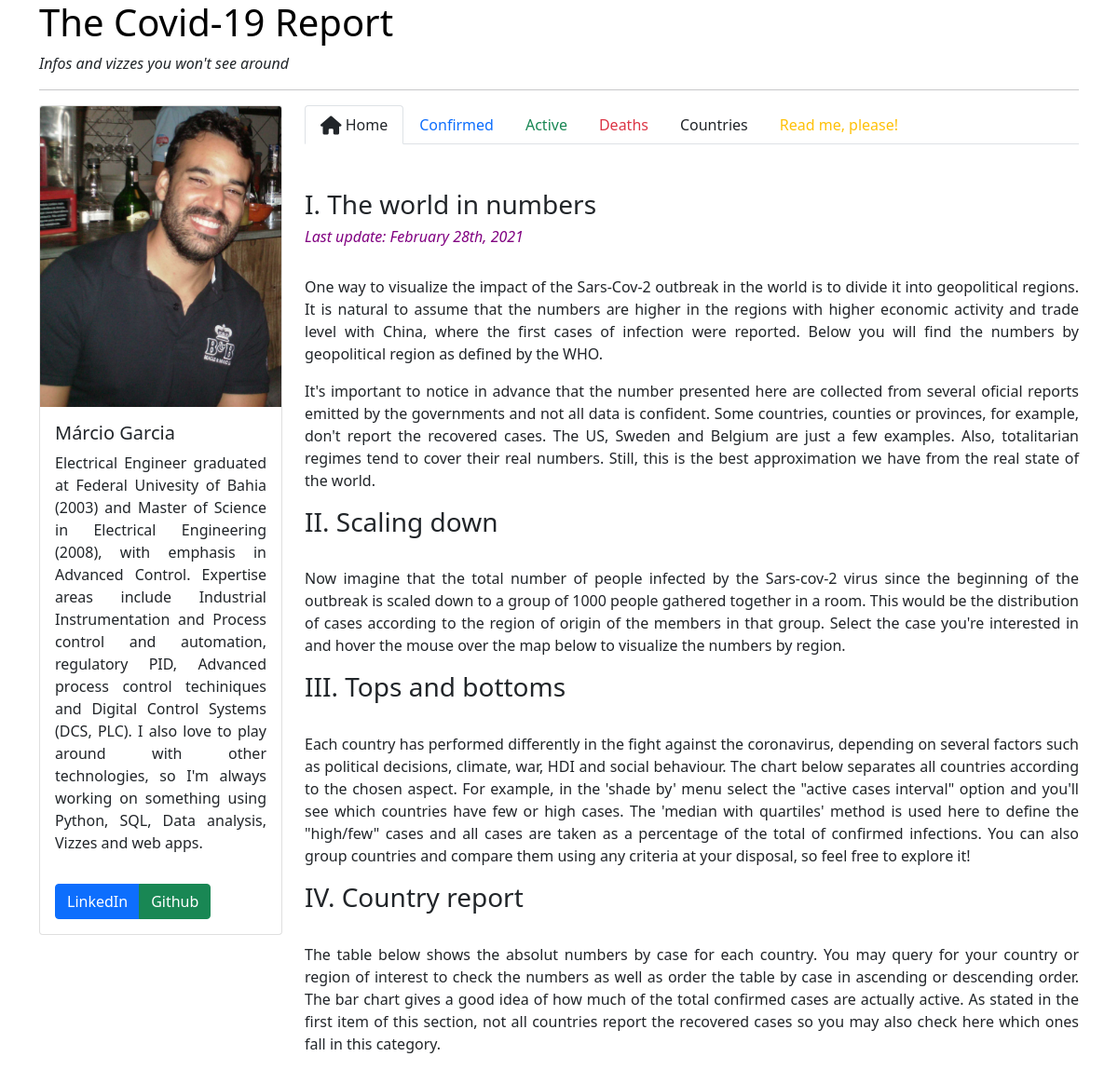
The app's page /, older data.
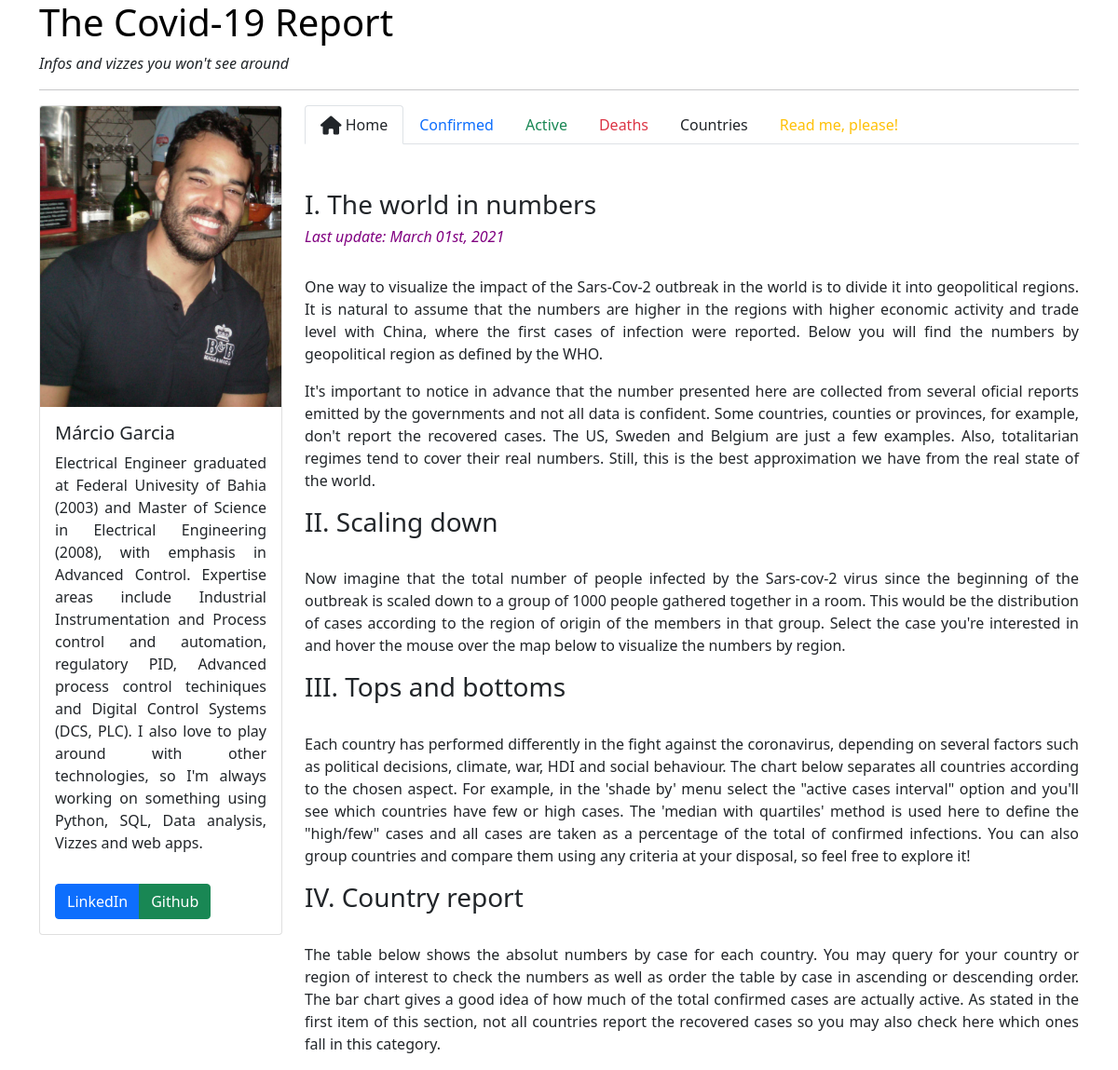
The same page, newer data.
### report/models.py (models this page shows, shortened)
class StatusReport(models.Model):
    country = models.OneToOneField(Country, on_delete=models.CASCADE, primary_key=True,)
    date = models.CharField(max_length=22,default='undefined')
    confirmed = models.IntegerField()
    confirmed_new = models.IntegerField()
    confirmed_pct_change = models.FloatField()
    confirmed_rank_region = models.IntegerField()
    confirmed_rank_world = models.IntegerField()
    confirmed_new_rank_region = models.IntegerField(default=0)
    confirmed_new_rank_world = models.IntegerField(default=0)
    deaths = models.IntegerField()
    deaths_new = models.IntegerField()
    deaths_pct_change = models.FloatField()
    deaths_rank_region = models.IntegerField()
    deaths_rank_world = models.IntegerField()
    deaths_new_rank_region = models.IntegerField(default=0)
    deaths_new_rank_world = models.IntegerField(default=0)
    recovered = models.IntegerField(default=0)
    recovered_new = models.IntegerField()
    recovered_pct_change = models.FloatField()
    recovered_rank_region = models.IntegerField()
    recovered_rank_world = models.IntegerField()
    recovered_new_rank_region = models.IntegerField(default=0)
    recovered_new_rank_world = models.IntegerField(default=0)
    active = models.IntegerField(default=0)
    active_new = models.IntegerField()
    active_pct_change = models.FloatField()
    active_rank_region = models.IntegerField()
    active_rank_world = models.IntegerField()
    active_new_rank_region = models.IntegerField(default=0)
    active_new_rank_world = models.IntegerField(default=0)

### report/views.py (the view)
# urls.py: path('', views.IndexView.as_view(), name='index'),
class IndexView(TemplateView):
    template_name = 'report/index.html'
    def get_context_data(self,**kwargs):
        context = super().get_context_data(**kwargs)
        context['nav_index'] = 'active'
        context['report_date'] = StatusReport.objects.get(country__name='Brazil').date
        return context

### templates/report/index.html (shortened to what this page needs)
{% extends "report/base.html" %}
{% block content %}
  <div class="display_page" id="world_data_page">
    <br><h3>I. The world in numbers <h6 style="color:purple; font-style: italic;">Last update: {{report_date}}</h6></h3>
    <p><br>
      One way to visualize the impact of the Sars-Cov-2 outbreak in the world is to divide it
      into geopolitical regions. It is natural to assume that the numbers are higher in the regions
      with higher economic activity and trade level with China, where the first cases of infection
      were reported. Below you will find the numbers by geopolitical region as defined by the WHO.
    </p>
    <p>
      It's important to notice in advance that the number presented here are collected from several oficial
      reports emitted by the governments and not all data is confident. Some countries, counties or
      provinces, for example, don't report the recovered cases. The US, Sweden and Belgium are just a few examples.
      Also, totalitarian regimes tend to cover their real numbers. Still, this is the best approximation we have
      from the real state of the world.
    </p>
      <h3>II. Scaling down</h3>
      <p><br>
        Now imagine that the total number of people infected by the Sars-cov-2 virus since the beginning of the
        outbreak is scaled down to a group of 1000 people gathered together in a room. This would be the distribution
        of cases according to the region of origin of the members in that group. Select the case you're interested
        in and hover the mouse over the map below to visualize the numbers by region.
      </p>
        <h3>III. Tops and bottoms</h3>
        <p><br>
          Each country has performed differently in the fight against the coronavirus, depending on several factors
          such as political decisions, climate, war, HDI and social behaviour. The chart below
          separates all countries according to the chosen aspect. For example, in the 'shade by' menu select the
          "active cases interval" option and you'll see which countries have few or high cases.
          The 'median with quartiles' method is used here to define the "high/few" cases and all cases are taken as a
          percentage of the total of confirmed infections. You can also group countries and compare them using any criteria
          at your disposal, so feel free to explore it!
        </p>
        <h3>IV. Country report</h3>
        <p><br>
            The table below shows the absolut numbers by case for each country. You may query for your country or region
            of interest to check the numbers as well as order the table by case in ascending or descending order. The bar
            chart gives a good idea of how much of the total confirmed cases are actually active. As stated in the first
            item of this section, not all countries report the recovered cases so you may also check here which ones fall
            in this category.
        </p>
      </div>
{% endblock content %}

Row changes from the older to the newer data that the page shows:
changed StatusReport: date "February 28th, 2021" → "March 01st, 2021"
